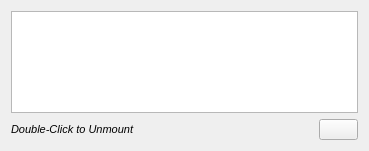
<?xml version="1.0" encoding="UTF-8"?>
<ui version="4.0">
 <class>MainWindow</class>
 <widget class="QDialog" name="MainWindow">
  <property name="geometry">
   <rect>
    <x>0</x>
    <y>0</y>
    <width>369</width>
    <height>151</height>
   </rect>
  </property>
  <property name="sizePolicy">
   <sizepolicy hsizetype="Expanding" vsizetype="Expanding">
    <horstretch>0</horstretch>
    <verstretch>0</verstretch>
   </sizepolicy>
  </property>
  <property name="font">
   <font>
    <pointsize>8</pointsize>
    <weight>50</weight>
    <bold>false</bold>
   </font>
  </property>
  <property name="windowTitle">
   <string>MX USB Unmounter</string>
  </property>
  <layout class="QGridLayout" name="gridLayout">
   <item row="0" column="0" colspan="3">
    <widget class="QListWidget" name="mountlistview">
     <property name="sizePolicy">
      <sizepolicy hsizetype="Expanding" vsizetype="Expanding">
       <horstretch>0</horstretch>
       <verstretch>0</verstretch>
      </sizepolicy>
     </property>
     <property name="resizeMode">
      <enum>QListView::Adjust</enum>
     </property>
    </widget>
   </item>
   <item row="1" column="0">
    <widget class="QLabel" name="label">
     <property name="font">
      <font>
       <pointsize>8</pointsize>
       <weight>50</weight>
       <italic>true</italic>
       <bold>false</bold>
      </font>
     </property>
     <property name="text">
      <string>Double-Click to Unmount</string>
     </property>
    </widget>
   </item>
   <item row="1" column="1">
    <spacer name="horizontalSpacer">
     <property name="orientation">
      <enum>Qt::Horizontal</enum>
     </property>
     <property name="sizeHint" stdset="0">
      <size>
       <width>300</width>
       <height>20</height>
      </size>
     </property>
    </spacer>
   </item>
   <item row="1" column="2">
    <widget class="QPushButton" name="cancel">
     <property name="text">
      <string/>
     </property>
     <property name="icon">
      <iconset theme="process-stop">
       <normaloff>.</normaloff>.</iconset>
     </property>
     <property name="autoDefault">
      <bool>false</bool>
     </property>
    </widget>
   </item>
  </layout>
 </widget>
 <layoutdefault spacing="6" margin="11"/>
 <resources/>
 <connections/>
</ui>
